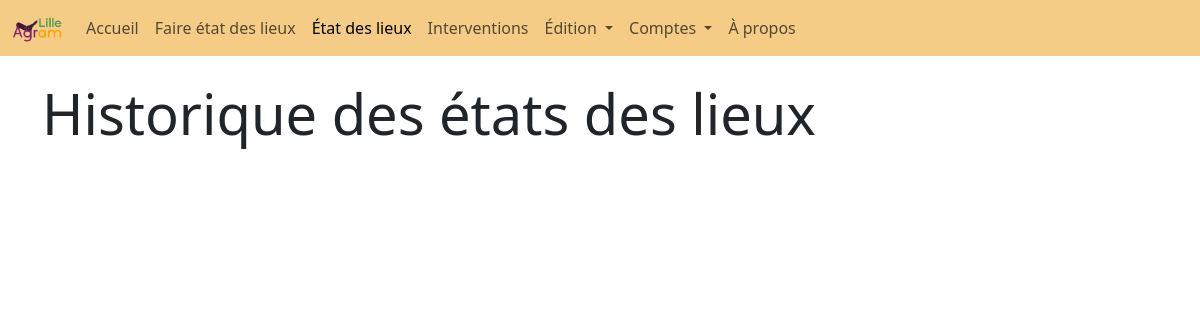
The page /historique (signed in) on the database as committed earlier.
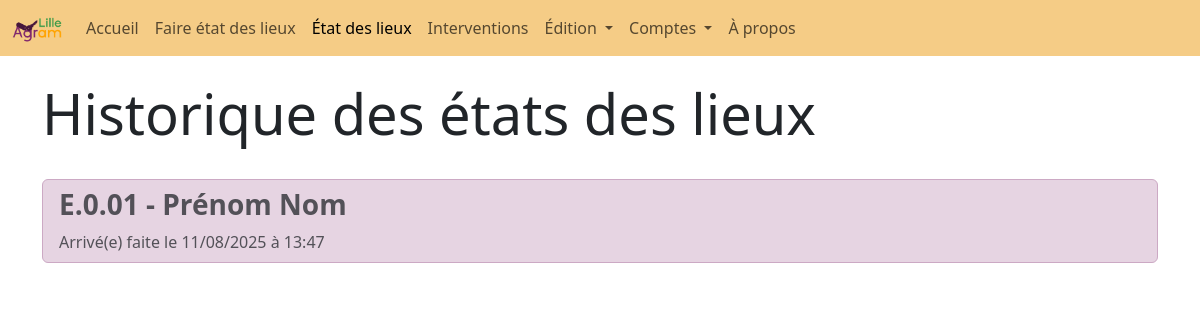
The same page on the database as committed later.
### website/models.py (models this page shows)
class EDL(db.Model):
    __tablename__ = "edl"
    id = db.Column(db.Integer, primary_key=True)
    id_logement = db.Column(db.Integer, db.ForeignKey('logement.id'))
    effectue_par = db.Column(db.Integer, db.ForeignKey('user.id'))
    pre_edl = db.Column(db.Boolean)
    etat = db.Column(db.String(20))
    date = db.Column(db.String(100))
    nom = db.Column(db.String(100))
    prenom = db.Column(db.String(100))
    mail = db.Column(db.String(200))
    signature = db.Column(db.Text)

### website/blueprints/views.py (the view)
@views.route('historique', methods = ['GET', 'POST'])
@login_required
def historique():
    i_page_pagination = request.args.get('pagination')
    if i_page_pagination is None:
        i_page_pagination = 0
    else:
        i_page_pagination = int(i_page_pagination)
    ListeEDL, ListeBoutton = pagination(getHistoriqueEDL(), i_page_pagination, current_user.max_item_par_page)
    return render_template('historique.html', active=activePage(2),  user=current_user, ListeEDL=ListeEDL, convertDateFormat=tempsHTMLVersHumain, ListeBoutton=ListeBoutton)

### website/__init__.py (called while the page is built)
def create_app():
    app = Flask(__name__)
    secrey_key = uuid.uuid4().hex
    app.config['SECRET_KEY'] = "meow" #secrey_key
    app.config['SQLALCHEMY_DATABASE_URI'] = f'sqlite:///{DB_NAME}'
    db.init_app(app)
    from .blueprints.views import views
    from .blueprints.auth import auth
    from .blueprints.edition import edition
    from .blueprints.edl import edl
    app.register_blueprint(views, url_prefix = '/')
    app.register_blueprint(auth, url_prefix = '/')
    app.register_blueprint(edition, url_prefix = '/')
    app.register_blueprint(edl, url_prefix = '/')
    from .models import User
    with app.app_context():
        db.create_all()
    login_manager = LoginManager()
    login_manager.login_view = 'auth.login'
    login_manager.init_app(app)
    @login_manager.user_loader
    def load_user(id):
        return User.query.get(int(id))
    return app

### website/functions.py (called while the page is built)
def tempsSecondeVersHTML(temps_seconde: float) -> str:
    temps_string_brut = datetime.fromtimestamp(temps_seconde)
    temps_string = temps_string_brut.strftime('%Y-%m-%dT%H:%M')
    return temps_string

def activePage(id: int) -> ...:
    len = 20
    active = len * ['']
    active[id] = 'active'
    return active

### website/templates/views/historique.html
{% extends "base.html" %}
{% block content %}
<br>
<h1 class="display-4">Historique des états des lieux</h1>
<br>
<div class="list-group">
    {% for edl in ListeEDL %}
        {% if edl['action'] == 2 %}
            <a href="/consultation/edl-{{edl['edl'].id}}/" class="list-group-item list-group-item-action list-group-item-primary">
                <h3><b>{{edl['logement']}} - {{edl['edl'].prenom + " " + edl['edl'].nom}}</b></h3>
                Arrivé(e) faite le {{edl['date']}}
            </a>
        {% elif edl['action'] == 3 %}
            <a href="/consultation/edl-{{edl['edl'].id}}/" class="list-group-item list-group-item-action list-group-item-secondary">
                <h3><b>{{edl['logement']}} - {{edl['edl'].prenom + " " + edl['edl'].nom}}</b></h3>
                Parti(e) faite le {{edl['date']}}
            </a>
        {% endif %}
    {% endfor %}
</div>
{% include "pagination.html" %}
{% endblock %}

Rows that differ between the two databases and show on the page:
now on this page (row edited): EDL: edl "Prénom Nom"
Other text that changed with them:
new list line: "E.0.01 - Arrivé(e) faite le 11/08/2025 à 13:47"
